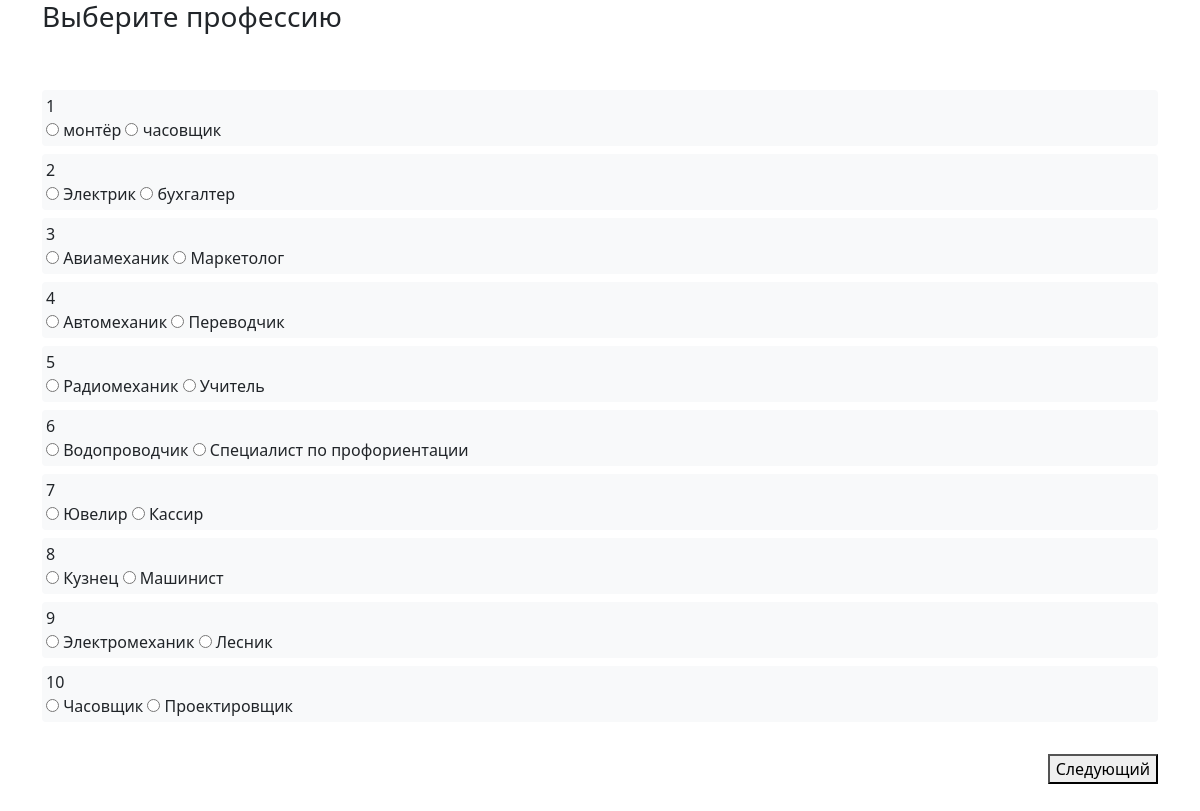
The app's page /anketa.php with its own data.
### tables this page shows
CREATE TABLE `poll_answers` (
  `id` int NOT NULL AUTO_INCREMENT,
  `poll_id` int NOT NULL,
  `horizontal_id` int NOT NULL,
  `vertical_id` int NOT NULL,
  `option_1` text NOT NULL,
  `option_2` varchar(40) NOT NULL,
  `votes` int NOT NULL DEFAULT '0',
  PRIMARY KEY (`id`)
);

### anketa.php (the view, shortened to what this page needs)
<?php
  require_once 'header.php';
$pdo = pdo_connect_mysql();
$pollAnswers = $pdo->query('select * from poll_answers')->fetchAll();
$verticalId = array();
foreach ($pollAnswers as $h) {
    $verticalId[] = $h['vertical_id'];
}
$verticalId= array_unique($verticalId);
$pollData = $_POST;
?>
<div class="container">
    <h3>Выберите профессию</h3>
<form action="anketa_func.php" method="post"class=" my-5" >
    <div class="questions" >
        <?php for($i=1;$i<=count($verticalId);$i++) {
            echo "<div>";
                foreach ($pdo->query('SELECT poll_id, vertical_id, option_1, option_2, horizontal_id FROM poll_answers WHERE vertical_id='.$i) as $row) :?>
                    <div style="" class="bg-light p-1 my-2 rounded">
                        <?php print $row['poll_id']. "\n"; ?>
                        <br>
                        <input type="radio" id="poll_<?php print $row['poll_id']; ?>_a" name="poll_<?php print $row['poll_id']; ?>" value="1"  <?php if (!empty($pollData['poll_'.$row['poll_id']]) && $pollData['poll_'.$row['poll_id']] == 1) echo "checked";?>>
                        <label for="poll_<?php print $row['poll_id']; ?>_a"><?php print $row['option_1']. "\n"; ?></label>
                        <input type="radio" id="poll_<?php print $row['poll_id']; ?>_b" name="poll_<?php print $row['poll_id']; ?>"  value="2"  <?php if (!empty($pollData['poll_'.$row['poll_id']]) && $pollData['poll_'.$row['poll_id']] == 2) echo "checked";?>>
                        <label for="poll_<?php print $row['poll_id']; ?>_b"><?php print $row['option_2']. "\n"; ?></label>
                        <br>
                    </div>
                <?php endforeach;
                echo "<br>
            </div>";
        } ?>
    </div>
    <button type="button" style="float: right" class="next float-right" id="next-button" >Следующий</button>
    <br>
  </form>

### header.php (shortened to what this page needs)
<!DOCTYPE html>
<html lang="en">
<head>
    <link href="https://cdn.jsdelivr.net/npm/bootstrap@5.1.3/dist/css/bootstrap.min.css" rel="stylesheet">
    <link rel="stylesheet" type="text/css" href="slick/slick.css"/>
    <link rel="stylesheet" type="text/css" href="slick/slick-theme.css"/>
    <link rel="stylesheet" href="css/style.css">
</head>
<body>

### records on screen
poll_answers: poll "1", poll_id "☐ монтёр", option_1 "монтёр", poll_id "☐ часовщик", option_2 "часовщик"
poll_answers: poll "2", poll_id "☐ Электрик", option_1 "Электрик", poll_id "☐ бухгалтер", option_2 "бухгалтер"
poll_answers: poll "3", poll_id "☐ Авиамеханик", option_1 "Авиамеханик", poll_id "☐ Маркетолог", option_2 "Маркетолог"
poll_answers: poll "4", poll_id "☐ Автомеханик", option_1 "Автомеханик", poll_id "☐ Переводчик", option_2 "Переводчик"
poll_answers: poll "5", poll_id "☐ Радиомеханик", option_1 "Радиомеханик", poll_id "☐ Учитель", option_2 "Учитель"
poll_answers: poll "6", poll_id "☐ Водопроводчик", option_1 "Водопроводчик", poll_id "☐ Специалист по профориентации", option_2 "Специалист по профориентации"
poll_answers: poll "7", poll_id "☐ Ювелир", option_1 "Ювелир", poll_id "☐ Кассир", option_2 "Кассир"
poll_answers: poll "8", poll_id "☐ Кузнец", option_1 "Кузнец", poll_id "☐ Машинист", option_2 "Машинист"
poll_answers: poll "9", poll_id "☐ Электромеханик", option_1 "Электромеханик", poll_id "☐ Лесник", option_2 "Лесник"
poll_answers: poll "10", poll_id "☐ Часовщик", option_1 "Часовщик", poll_id "☐ Проектировщик", option_2 "Проектировщик"
